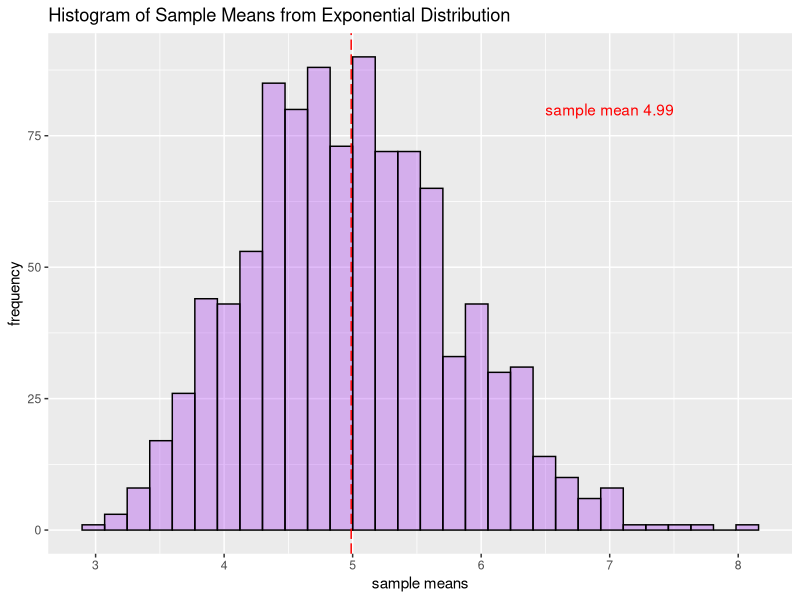
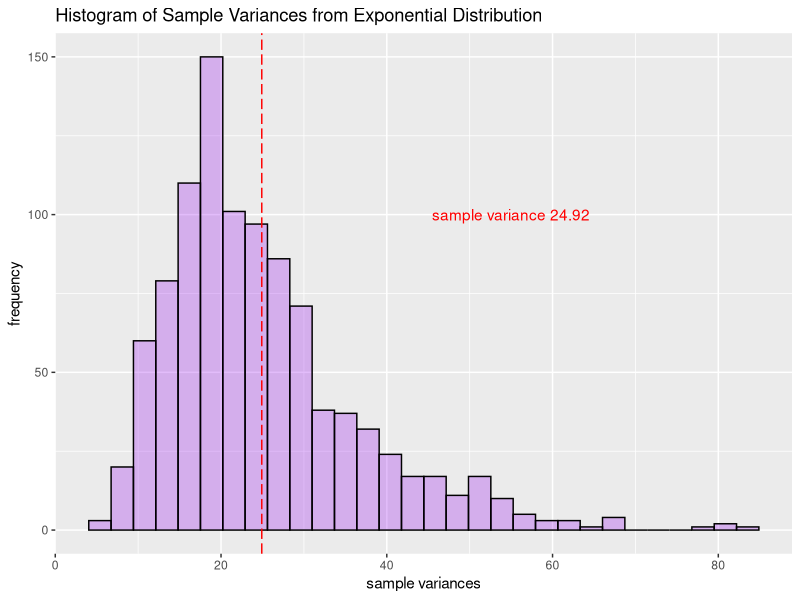

Recreate these plots in R, in order. (Note: this script raises an error after producing the figures.)
## ---- chunk 1
# set our runtime environment and global defaults.
require(knitr, quietly = TRUE)
require(ggplot2, quietly = TRUE)
knitr::opts_chunk$set(echo = FALSE, cache = TRUE, cache.path = "cache/", fig.path = "figure/", fig.align="center")
options(rstudio.markdownToHTML =
    function(inputFile, outputFile) {
        require(markdown)
        markdownToHTML(inputFile, outputFile, stylesheet="custom.css")
    }
)
## ---- chunk 2
set.seed(040)       # seed for random number generation
lambda <- 0.2       # exponential rate parameter
observ <- 40        # number of observations from exponential distribution
samples <- 1000     # number of samples of observations
# simulated data 1000 sample rows by 40 observation columns ...
simdata <- matrix(replicate(samples, rexp(observ, lambda)), samples, observ)
simmeans <- apply(simdata, 1, function (x) mean(x[]))   # mean of each sample
simvars <- apply(simdata, 1, function (x) var(x[]))     # variance of each sample
mu = 1/lambda                                           # theoretical mean
se = sqrt(1/lambda^2)/sqrt(observ)                      # theoretical standard error
simnormals <- apply(simdata, 1, function (x) (mean(x[]) - mu)/se) # normalised samples
# put into data frame for use in plots ...
simdf <- data.frame(means = simmeans, vars = simvars, normals = simnormals)
## ---- chunk 3
ggplot(simdf, aes(x=means)) +
    geom_histogram(colour = "black", fill = "purple", alpha = 0.3) +
    geom_vline(xintercept = mean(simdf$means), colour = "red", linetype = "longdash") +
    annotate("text", label = paste("sample mean", round(mean(simdf$means), 2)), x = 7, y = 80, colour = "red") +
    labs(x = "sample means", y = "frequency") +
    ggtitle("Histogram of Sample Means from Exponential Distribution")
## ---- chunk 4
simvar <- mean(simdf$vars)
ggplot(simdf, aes(x=vars)) +
    geom_histogram(colour = "black", fill = "purple", alpha = 0.3) +
    geom_vline(xintercept = simvar, colour = "red", linetype = "longdash") +
    annotate("text", label = paste("sample variance", round(simvar, 2)), x = 55, y = 100, colour = "red") +
    labs(x = "sample variances", y = "frequency") +
    ggtitle("Histogram of Sample Variances from Exponential Distribution")
## ---- chunk 5
ggplot(data = simdf, aes(normals)) +
    geom_histogram(aes(y = ..density..), colour = "black", fill = "purple", alpha = 0.3) +
    geom_line(aes(y = ..density..), stat = "density", size = 1) +
    stat_function(fun = dnorm, colour = "red", size = 1, aes(x = c(-3, 3))) +
    labs(x = "normalised sample averages") +
    annotate("text", label = "reference: standard normal", x = 2.5, y = 0.35, colour = "red") +
    ggtitle("Density Histogram of Normalised Sample Averages")
## ---- chunk 6
qplot(sample = simdf$normals, stat = "qq") +
    geom_abline(intercept = 0, size = 1, colour = "red")
